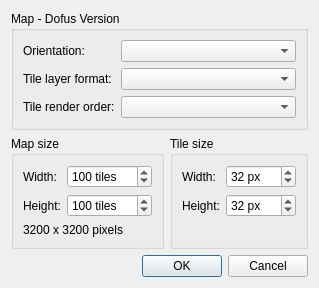
<?xml version="1.0" encoding="UTF-8"?>
<ui version="4.0">
 <class>NewMapDialog</class>
 <widget class="QDialog" name="NewMapDialog">
  <property name="geometry">
   <rect>
    <x>0</x>
    <y>0</y>
    <width>371</width>
    <height>323</height>
   </rect>
  </property>
  <property name="windowTitle">
   <string>New Map</string>
  </property>
  <layout class="QGridLayout" name="gridLayout_3">
   <property name="sizeConstraint">
    <enum>QLayout::SetFixedSize</enum>
   </property>
   <item row="0" column="0" colspan="2">
    <widget class="QGroupBox" name="groupBox">
     <property name="title">
      <string>Map - Dofus Version</string>
     </property>
     <layout class="QGridLayout" name="gridLayout_4">
      <item row="0" column="0">
       <widget class="QLabel" name="label_5">
        <property name="text">
         <string>Orientation:</string>
        </property>
        <property name="buddy">
         <cstring>orientation</cstring>
        </property>
       </widget>
      </item>
      <item row="0" column="1">
       <widget class="QComboBox" name="orientation">
        <property name="sizePolicy">
         <sizepolicy hsizetype="Preferred" vsizetype="Fixed">
          <horstretch>1</horstretch>
          <verstretch>0</verstretch>
         </sizepolicy>
        </property>
       </widget>
      </item>
      <item row="1" column="0">
       <widget class="QLabel" name="layerFormatLabel">
        <property name="text">
         <string>Tile layer format:</string>
        </property>
        <property name="buddy">
         <cstring>layerFormat</cstring>
        </property>
       </widget>
      </item>
      <item row="1" column="1">
       <widget class="QComboBox" name="layerFormat"/>
      </item>
      <item row="2" column="0">
       <widget class="QLabel" name="renderOrderLabel">
        <property name="text">
         <string>Tile render order:</string>
        </property>
        <property name="buddy">
         <cstring>renderOrder</cstring>
        </property>
       </widget>
      </item>
      <item row="2" column="1">
       <widget class="QComboBox" name="renderOrder"/>
      </item>
     </layout>
    </widget>
   </item>
   <item row="1" column="1">
    <widget class="QGroupBox" name="groupBox_2">
     <property name="title">
      <string>Tile size</string>
     </property>
     <layout class="QGridLayout" name="gridLayout">
      <item row="0" column="0">
       <widget class="QLabel" name="label_3">
        <property name="text">
         <string>Width:</string>
        </property>
        <property name="buddy">
         <cstring>tileWidth</cstring>
        </property>
       </widget>
      </item>
      <item row="0" column="1">
       <widget class="QSpinBox" name="tileWidth">
        <property name="suffix">
         <string extracomment="Remember starting with a space."> px</string>
        </property>
        <property name="minimum">
         <number>1</number>
        </property>
        <property name="maximum">
         <number>9999</number>
        </property>
        <property name="value">
         <number>32</number>
        </property>
       </widget>
      </item>
      <item row="1" column="0">
       <widget class="QLabel" name="label_4">
        <property name="text">
         <string>Height:</string>
        </property>
        <property name="buddy">
         <cstring>tileHeight</cstring>
        </property>
       </widget>
      </item>
      <item row="1" column="1">
       <widget class="QSpinBox" name="tileHeight">
        <property name="suffix">
         <string> px</string>
        </property>
        <property name="minimum">
         <number>1</number>
        </property>
        <property name="maximum">
         <number>9999</number>
        </property>
        <property name="value">
         <number>32</number>
        </property>
       </widget>
      </item>
      <item row="2" column="0" colspan="2">
       <spacer name="verticalSpacer_2">
        <property name="orientation">
         <enum>Qt::Vertical</enum>
        </property>
        <property name="sizeHint" stdset="0">
         <size>
          <width>0</width>
          <height>0</height>
         </size>
        </property>
       </spacer>
      </item>
     </layout>
    </widget>
   </item>
   <item row="1" column="0">
    <widget class="QGroupBox" name="groupBox_3">
     <property name="title">
      <string>Map size</string>
     </property>
     <layout class="QGridLayout" name="gridLayout_2">
      <item row="0" column="0">
       <widget class="QLabel" name="label">
        <property name="text">
         <string>Width:</string>
        </property>
        <property name="buddy">
         <cstring>mapWidth</cstring>
        </property>
       </widget>
      </item>
      <item row="0" column="1">
       <widget class="QSpinBox" name="mapWidth">
        <property name="suffix">
         <string extracomment="Remember starting with a space."> tiles</string>
        </property>
        <property name="minimum">
         <number>1</number>
        </property>
        <property name="maximum">
         <number>99999</number>
        </property>
        <property name="value">
         <number>100</number>
        </property>
       </widget>
      </item>
      <item row="1" column="0">
       <widget class="QLabel" name="label_2">
        <property name="text">
         <string>Height:</string>
        </property>
        <property name="buddy">
         <cstring>mapHeight</cstring>
        </property>
       </widget>
      </item>
      <item row="1" column="1">
       <widget class="QSpinBox" name="mapHeight">
        <property name="suffix">
         <string> tiles</string>
        </property>
        <property name="minimum">
         <number>1</number>
        </property>
        <property name="maximum">
         <number>99999</number>
        </property>
        <property name="value">
         <number>100</number>
        </property>
       </widget>
      </item>
      <item row="2" column="0" colspan="2">
       <widget class="QLabel" name="pixelSizeLabel">
        <property name="text">
         <string notr="true" extracomment="Dummy text">3200 x 3200 pixels</string>
        </property>
       </widget>
      </item>
     </layout>
    </widget>
   </item>
   <item row="2" column="0">
    <spacer name="verticalSpacer">
     <property name="orientation">
      <enum>Qt::Vertical</enum>
     </property>
     <property name="sizeHint" stdset="0">
      <size>
       <width>20</width>
       <height>0</height>
      </size>
     </property>
    </spacer>
   </item>
   <item row="3" column="0" colspan="2">
    <widget class="QDialogButtonBox" name="buttonBox">
     <property name="orientation">
      <enum>Qt::Horizontal</enum>
     </property>
     <property name="standardButtons">
      <set>QDialogButtonBox::Cancel|QDialogButtonBox::Ok</set>
     </property>
    </widget>
   </item>
  </layout>
 </widget>
 <tabstops>
  <tabstop>orientation</tabstop>
  <tabstop>mapWidth</tabstop>
  <tabstop>mapHeight</tabstop>
  <tabstop>tileWidth</tabstop>
  <tabstop>tileHeight</tabstop>
  <tabstop>buttonBox</tabstop>
 </tabstops>
 <resources/>
 <connections>
  <connection>
   <sender>buttonBox</sender>
   <signal>accepted()</signal>
   <receiver>NewMapDialog</receiver>
   <slot>accept()</slot>
   <hints>
    <hint type="sourcelabel">
     <x>248</x>
     <y>254</y>
    </hint>
    <hint type="destinationlabel">
     <x>157</x>
     <y>274</y>
    </hint>
   </hints>
  </connection>
  <connection>
   <sender>buttonBox</sender>
   <signal>rejected()</signal>
   <receiver>NewMapDialog</receiver>
   <slot>reject()</slot>
   <hints>
    <hint type="sourcelabel">
     <x>316</x>
     <y>260</y>
    </hint>
    <hint type="destinationlabel">
     <x>286</x>
     <y>274</y>
    </hint>
   </hints>
  </connection>
 </connections>
</ui>
